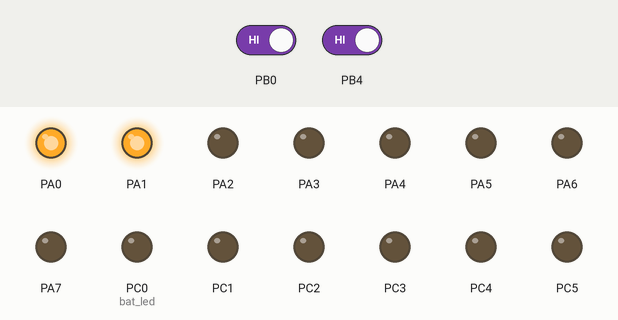
The program below on a simulated ATmega16, built with avr-gcc and emulated at 8 MHz. Shown: output pins drawn as LEDs (lit = HIGH). Inputs (shaded band) come from the test bench; at power-on: PB0 HIGH, PB4 HIGH.

Above: at 11.6 s.
11.7 s: PB0 driven LOW and PB4 driven LOW
At 11.85 s:
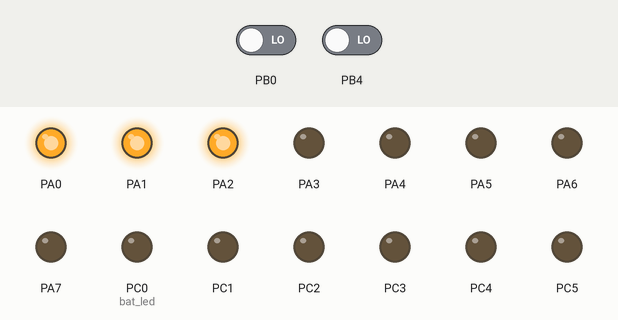
At 16.35 s:
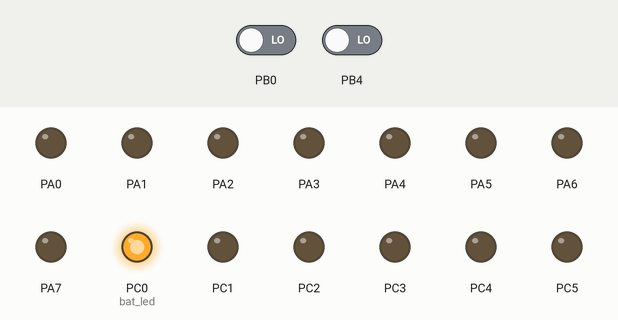
Timing chart, 0 to 35.1 s (numbered marks = the images above; inputs shaded):
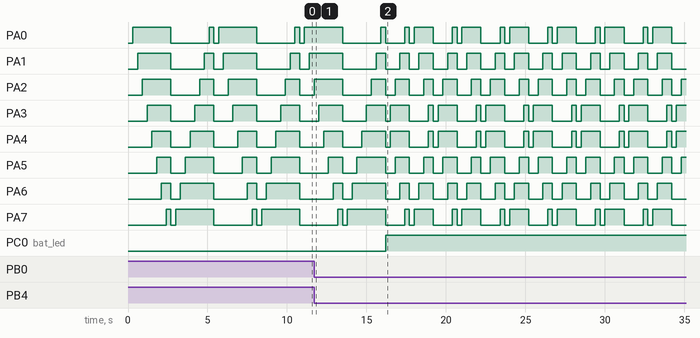

Measured:
- after the input at 11.7 s, PC0 (bat_led): LOW → HIGH after 4.5 s
- by itself, PA1: moves between LOW and HIGH, repeating every 9.0 s

The program:

main.cpp
```cpp
/*
 * AVR GPIO.cpp
 *
 * Created: 6/22/2017 5:05:36 PM
 * Author : Anh Khoa
 */

#include <avr/io.h>
#define  F_CPU 8000000
#include <util/delay.h>

/****** PROTOTYPE ******/
void Mode1();
void Mode2();

int main(void)
{
	int mode = 1;
    /* Replace with your application code */
	DDRA = 0xFF; // Set Output for PORTA
	DDRB = 0x00; // Set Input for PORTB
	DDRC = 0xFF; // Set Output for PORTC

	PORTA = 0xFF; // Set 5v output for all pin
	PORTB = 0xFF; // Internal pull up high for all pin
	PORTC = 0x00; // Set 0v output for all pin

    while (1)
    {
		//PORTA ^= 0xFF; // Reverse bit (0 -> 1 and 1 -> 0)
		//_delay_ms(500); // Delay 100ms (base on Clock set)
		// find out if pin 0 or pin 4 of PORTB got low input signal
		if (((PINB & (1 << 0)) == 0) || (((PINB & (1 << 4)) == 0)))
		{
			PORTC = 0b00000001; // PORTC |= (1 << 0)
			mode = 2;
			//if (mode == 3) mode = 1;
		}
		else
		{
			PORTC = 0x00;
			mode = 1;
		}

		if (mode == 1) Mode1();
		else if (mode == 2) Mode2();
    }
}

void Mode1()
{
	PORTA = 0x00;
	_delay_ms(300);
	for (int i = 0;i < 8; i++)
	{
		PORTA |= (1 << i);
		_delay_ms(300);
	}
	PORTA = 0x00;
	_delay_ms(300);
	for (int i = 7; i >= 0; i--)
	{
		PORTA |= (1 << i);
		_delay_ms(300);
	}
}

void Mode2()
{
	PORTA = 0x00;
	_delay_ms(300);
	for (int i = 3; i >= 0 ; i--)
	{
		PORTA |= (1 << i) | (1 << (7-i));
		_delay_ms(300);
	}
	PORTA = 0x00;
	_delay_ms(300);
	for (int i = 0; i < 4; i++)
	{
		PORTA |= (1 << i) | (1 << (7-i));
		_delay_ms(300);
	}
}

void bat_led(int i)
{
	PORTC |= (1 << i);
}
```
